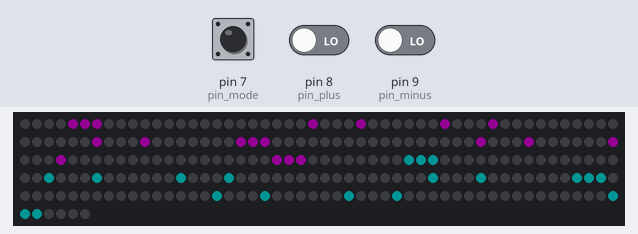
Bench run of a sketch on a simulated Arduino Uno, built with avr-gcc and run on an emulated ATmega328P. On the bench: 256 RGB LEDs in strip order, left to right, continuing on the next row. The test bench sets the inputs (shaded band); at power-on: pin 8 (pin_plus) LOW, pin 9 (pin_minus) LOW, pin 7 (pin_mode) LOW. Dim RGB values are drawn brighter than linear; the local clock reads 2024-03-15 10:24:30 at power-on unless the sketch sets it.

Above: at 2.3 s.
2.4 s: pin 8 (pin_plus) driven HIGH
At 3.7 s:
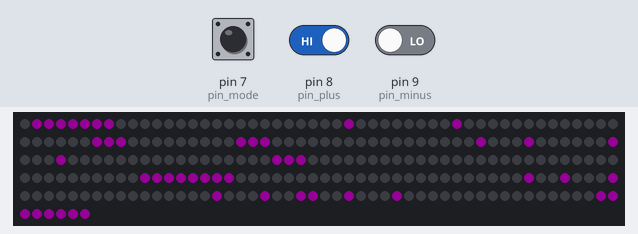
5.8 s: pin 9 (pin_minus) driven HIGH
At 6.3 s:
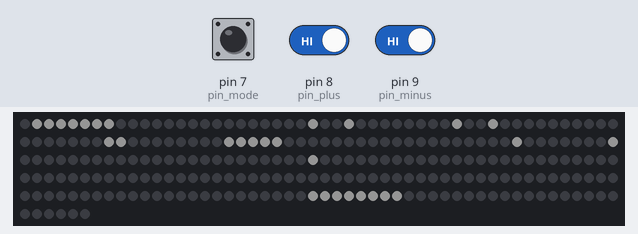
8.4 s: pin 7 (pin_mode) pulled HIGH for 0.95 s
At 10.53 s:
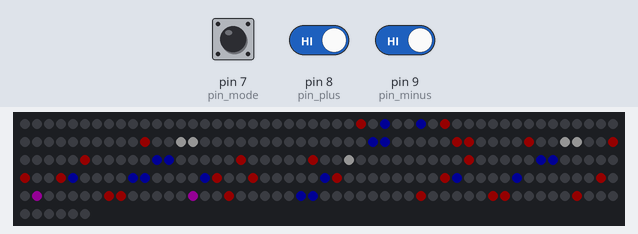
11.9 s: pin 8 (pin_plus) driven LOW
At 13.1 s:
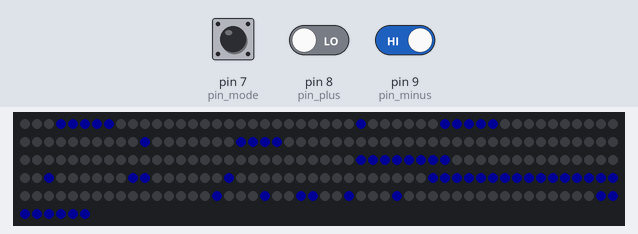
14.2 s: pin 7 (pin_mode) pulled HIGH for 0.95 s
At 17.7 s:
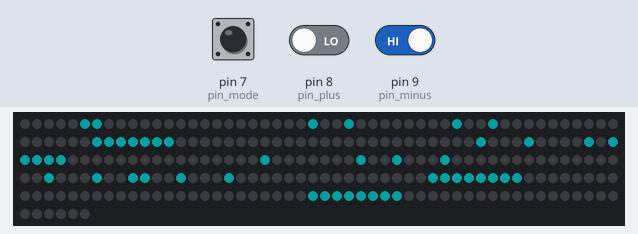
17.8 s: pin 9 (pin_minus) driven LOW
At 19.5 s:
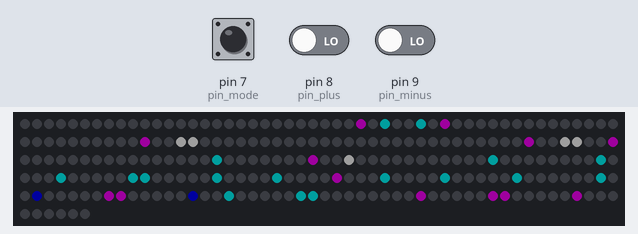
Timing chart, 0 to 21.0 s (numbered marks = the images above; inputs shaded):
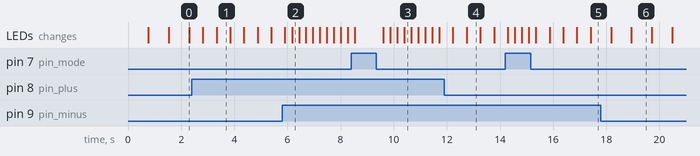

The sketch:

SpanishWordClock.ino
```cpp
/*
 * Eric Yeats
 * Word Clock Birthday Gift for Audrianna
 * February 5, 2019
 *
 * 3D Printed word clock face (Spanish) 'powered' by an individually adressable RGB LED Matrix
 * Time- Color- Displaymode- Adjustable with Buttons, Blackout-Persistent
 *
 * SOFTWARE TODO
 *
 *
 */

#include <Arduino.h>
#include <FastLED.h>
#include <RTClib.h>
#include "resources.h"

const int delaytime = 250;
const uint16_t NUM_LEDS = 256;
const int8_t MAT_PIN = 6;

CRGB leds[NUM_LEDS];

const uint8_t num_bright_levels = 10;
const uint8_t num_color_combinations = 2;

uint8_t cur_sec = 0;
uint8_t cur_min = 0;
uint8_t cur_hour = 0;
uint8_t cur_day = 0;
uint8_t cur_month = 0;
uint8_t cur_bri = 1;
uint8_t cur_color = 0;

enum paint_t {
  none_t,
  time_t,
  date_t,
  both_t,
  spec_t
};

enum mode_t {
  word_disp,
  dig_disp,
  dig_color,
  dig_bright,
  dig_min,
  dig_hour,
  dig_day,
  dig_month
};

const uint8_t days_in_months[12] = {31, 28, 31, 30, 31, 30, 31, 31, 30, 31, 30, 31};

const int pin_mode = 7, pin_plus = 8, pin_minus = 9;

enum mode_t mode = word_disp;
const uint8_t birth_day = 4, birth_month = 1; // February 5

RTC_DS3231 rtc;
const uint16_t default_year = 1997;

int checkInput(const int pinnum) {
  return digitalRead(pinnum) == LOW ? 1 : 0; // if pulled down, button input recvd
}

int condExecAndWait(const int pinnum, void (*f)(void), int delaytime) {
  if (checkInput(pinnum)) {
    f();
    delay(delaytime);
    return 1;
  }
  return 0;
}

void changeMode(void) {
  mode = (mode_t) ((((uint8_t) mode)+1)%8);
}

const uint8_t getMin(void) {
  return cur_min;
}

const uint8_t getHour(void) {
  return cur_hour;
}

const uint8_t getDay(void) {
  return cur_day + 1;
}

const uint8_t getMonth(void) {
  return cur_month + 1;
}

const uint8_t getColor(void) {
  return cur_color;
}

const uint8_t getBri(void) {
  return cur_bri;
}

CRGB getPaint(paint_t intype) {
  uint8_t iy = (cur_bri+1) * 10;
  switch(intype) {
    case time_t:
      return (!cur_color) ? CRGB(iy, 0, iy) : CRGB(iy, 0, 0);
      break;
    case date_t:
      return (!cur_color) ? CRGB(0, iy, iy) : CRGB(0, 0, iy);
      break;
    case both_t:
      return (!cur_color) ? CRGB(0, 0, iy) : CRGB(iy, 0, iy);
      break;
    case spec_t:
      return CRGB(iy, iy, iy);
      break;
    default:
      return CRGB(0,0,0); // none_t
      break; // won't get here
  }
}

void plus(void) {
  DateTime current = rtc.now();
  uint8_t nowsec = current.second();
  uint8_t nowmin = current.minute();
  uint8_t nowhour = current.hour();
  uint8_t nowday = current.day();
  uint8_t nowmonth = current.month();
  switch (mode) {
    case dig_disp: // display hour, min, day, month
      break;
    case dig_min: // increment minute
      nowmin = (nowmin+1)%60;
      break;
    case dig_hour: // display ho
      nowhour = (nowhour+1)%24;
      break;
    case dig_day: // display di
      nowday = (nowday%days_in_months[cur_month])+1;
      break;
    case dig_month: // display me top left, day and month
      nowmonth = (nowmonth%12)+1;
      if (nowday > days_in_months[nowmonth-1]) {
        nowday = days_in_months[nowmonth-1];
      }
      break;
    case dig_color: // display co top left
      cur_color = (getColor()+1)%num_color_combinations;
      break;
    case dig_bright: // display br top left
      if (cur_bri < num_bright_levels - 1) {
        cur_bri = (getBri()+1)%num_bright_levels;
      }
      break;
    default: // word_disp
      break;
  }
  // set new time
  rtc.adjust(DateTime(default_year, nowmonth, nowday, nowhour, nowmin, nowsec));
}

void minus(void) {
  DateTime current = rtc.now();
  uint8_t nowsec = current.second();
  uint8_t nowmin = current.minute();
  uint8_t nowhour = current.hour();
  uint8_t nowday = current.day();
  uint8_t nowmonth = current.month();
  switch (mode) {
    case dig_disp: // display hour, min, day, month
      break;
    case dig_min: // display mi
      if (nowmin == 0) {
        nowmin = 59;
      } else {
        nowmin = (nowmin-1) % 60; // unecessary modulo
      }
      break;
    case dig_hour: // display ho
      if (nowhour == 0) {
        nowhour = 23;
      } else {
        nowhour = (nowhour-1) % 24;
      }
      break;
    case dig_day: // display di
      if (nowday == 1) {
        nowday = days_in_months[cur_month];
      } else {
        nowday = (nowday - 1)%days_in_months[cur_month];
      }
      break;
    case dig_month: // display me top left, day and month
      if (nowmonth == 1) {
        nowmonth = 12;
      } else {
        nowmonth = nowmonth - 1;
      }
      if (nowday > days_in_months[nowmonth-1]) {
        nowday = days_in_months[nowmonth-1];
      }
      break;
    case dig_color: // display co top left
      if (dig_color == 0) {
        cur_color = num_color_combinations-1;
      } else {
        cur_color = (cur_color - 1)%num_color_combinations;
      }
      break;
    case dig_bright: // display br top left
      if (cur_bri > 0) {
        cur_bri = (cur_bri - 1) % num_bright_levels;
      }
      break;
    default: // word_disp
      break;
  }
  rtc.adjust(DateTime(default_year, nowmonth, nowday, nowhour, nowmin, nowsec));
}

// converts row, col format to LED strip format  with 0 based indexing of row and col
// this function depends on how the LED Matrix is oriented
// @param row [0, 15]
// @param col [0, 15]
// @return decoded index of led of interest [0, 255]
uint8_t matrix_decode(uint8_t row, uint8_t col) {
  if (col & 0x01) // odd col
  {
    return (col*16)+(15-row);
  } else { // even col
    return col*16+row;
  }
}

void paint_canvas_dig(uint8_t base_row, uint8_t base_col, uint8_t data_width, const uint8_t data[], paint_t pa) {
  // iterate through data
  for (uint8_t data_row = 0; data_row < 8; ++data_row) {
    for (uint8_t data_col = 0; data_col < data_width; ++data_col) {
      if (bitRead(data[data_row], data_width - data_col - 1)) {
        leds[matrix_decode(base_row + data_row, base_col + data_col)] = getPaint(pa);
      }
    }
  }
}

// animate - specify the layout of the canvas, switching on mode

void animate(void) {
  switch (mode) {
    case dig_disp: // display hour, min, day, month
      paint_canvas_dig(0, 0, 4, dig_maps[getHour()/10], time_t); // paint tens of hour
      paint_canvas_dig(0, 4, 4, dig_maps[getHour()%10], time_t); // paint ones of hour
      paint_canvas_dig(0, 8, 4, dig_maps[getMin()/10], time_t); // paint tens of min
      paint_canvas_dig(0, 12, 4, dig_maps[getMin()%10], time_t); // paint ones of min
      paint_canvas_dig(8, 0, 4, dig_maps[getDay()/10], date_t); // paint tens of day
      paint_canvas_dig(8, 4, 4, dig_maps[getDay()%10], date_t); // paint ones of day
      paint_canvas_dig(8, 8, 8, month_maps[cur_month], date_t); // paint month
      break;
    case dig_min: // display mi
      paint_canvas_dig(0, 0, 8, mi, time_t);
      paint_canvas_dig(0, 8, 4, dig_maps[getMin()/10], time_t); // paint tens of min
      paint_canvas_dig(0, 12, 4, dig_maps[getMin()%10], time_t); // paint ones of min
      break;
    case dig_hour: // display ho
      paint_canvas_dig(0, 0, 8, ho, time_t);
      paint_canvas_dig(0, 8, 4, dig_maps[getHour()/10], time_t); // paint tens of hour
      paint_canvas_dig(0, 12, 4, dig_maps[getHour()%10], time_t); // paint ones of hour
      break;
    case dig_day: // display di
      paint_canvas_dig(0, 0, 8, di, date_t);
      paint_canvas_dig(0, 8, 4, dig_maps[getDay()/10], date_t); // paint tens of day
      paint_canvas_dig(0, 12, 4, dig_maps[getDay()%10], date_t); // paint ones of day
      break;
    case dig_month: // display me top left, day and month
      paint_canvas_dig(0, 0, 8, me, date_t);
      paint_canvas_dig(0, 8, 4, dig_maps[getMonth()/10], date_t); // paint tens of day
      paint_canvas_dig(0, 12, 4, dig_maps[getMonth()%10], date_t); // paint ones of day
      break;
    case dig_color: // display co top left
      paint_canvas_dig(0, 0, 8, co, time_t);
      paint_canvas_dig(0, 8, 8, co, date_t);
      break;
    case dig_bright: // display br top left
      paint_canvas_dig(0, 0, 8, br, spec_t);
      paint_canvas_dig(0, 12, 4, dig_maps[cur_bri], spec_t);
      break;
    default: // word_disp
      display_word();
      break;
  }
}

void paint_canvas_word(uint8_t base_row, uint8_t base_col, uint8_t len, paint_t pa, bool alongCol=false) {
  if (!alongCol) {
    for (uint8_t col = base_col; col < base_col + len; ++col) {
      leds[matrix_decode(base_row, col)] = getPaint(pa);
    }
  } else {
    for (uint8_t row = base_row; row < base_row + len; ++row) {
      leds[matrix_decode(row, base_col)] = getPaint(pa);
    }
  }
}

void display_word(void) {

  uint8_t disp_hour = cur_hour;
  if (cur_min >= 45) {
    ++disp_hour; // will be using 'menos'
    if (disp_hour == 24) {
      disp_hour = 0; // handle edge case
    }
  }

  // check for special message time
  if (cur_hour == rand_hours[cur_day] && cur_min == rand_minutes[cur_day]) {
    paint_canvas_word(0, 8, 1, time_t); // e
    paint_canvas_word(0, 12, 1, time_t); // r
    paint_canvas_word(0, 15, 1, time_t); // e
    paint_canvas_word(6, 14, 1, time_t); // s
    paint_canvas_word(7, 4, 1, date_t); // l
    paint_canvas_word(8, 4, 1, date_t); // i
    paint_canvas_word(9, 11, 1, date_t); // n
    paint_canvas_word(12, 5, 1, date_t); // d
    paint_canvas_word(14, 9, 1, date_t); // a // i should change this to guapa --> will do
    return;
  }
  // paint canvas with WORDS
  // switch on second for lighting up either hola or audri
  switch (cur_sec%2) {
    case 1:
      paint_canvas_word(0, 0, 4, spec_t);
      break;
     default:
      paint_canvas_word(0, 3, 5, spec_t);
      break;
  }
  // switch on hour for lighting up es la una or son las ?getHour and for 'de la manana, de la tarde, de la noche
  if (disp_hour%12 == 1) {
    paint_canvas_word(1, 3, 2, time_t); // ES
    paint_canvas_word(2, 8, 2, time_t); // LA
  } else {
    paint_canvas_word(3, 1, 3, time_t); // SON
    paint_canvas_word(3, 5, 3, time_t); // LAS
  }
  switch(disp_hour%12) {
    case 0:
      paint_canvas_word(8, 0, 4, time_t); // DOCE
      break;
    case 1:
      paint_canvas_word(4, 12, 3, time_t); // UNA
      break;
    case 2:
      paint_canvas_word(5, 12, 3, time_t); // DOS
      break;
    case 3:
      paint_canvas_word(5, 5, 4, time_t); // TRES
      break;
    case 4:
      paint_canvas_word(4, 1, 6, time_t); // CUATRO
      break;
    case 5:
      paint_canvas_word(4, 7, 5, time_t); // CINCO
      break;
    case 6:
      paint_canvas_word(5, 1, 4, time_t); // SEIS
      break;
    case 7:
      paint_canvas_word(6, 0, 5, time_t); // SIETE
      break;
    case 8:
      paint_canvas_word(6, 5, 4, time_t); // OCHO
      break;
    case 9:
      paint_canvas_word(6, 9, 5, time_t); // NUEVE
      break;
    case 10:
      paint_canvas_word(7, 0, 4, time_t); // DIEZ
      break;
    case 11:
      paint_canvas_word(7, 5, 4, time_t); // ONCE
      break;
    default:
      break;
  }
  // de la
  paint_canvas_word(9, 12, 2, both_t); // DE
  paint_canvas_word(9, 14, 2, time_t); // LA
  if (disp_hour < 12) {
    paint_canvas_word(14, 10, 6, time_t); // MANANA
  } else if (disp_hour < 18) {
    paint_canvas_word(12, 0, 5, time_t); // TARDE
  } else {
    paint_canvas_word(15, 11, 5, time_t); // NOCHE
  }
  // switch on minute_state for 'y cuarto/media or menos cuarto' -- SEE de la tarde/noche/manana
  if (cur_min >= 45) {
    // MENOS CUARTO
    paint_canvas_word(8, 6, 5, time_t); // MENOS
    paint_canvas_word(9, 5, 6, time_t); // CUARTO
  } else if (cur_min >= 30) {
    paint_canvas_word(8, 5, 1, time_t); // Y
    paint_canvas_word(9, 0, 5, time_t); // MEDIA
  } else if (cur_min >= 15) {
    paint_canvas_word(8, 5, 1, time_t); // Y
    paint_canvas_word(9, 5, 6, time_t); // CUARTO
  }
  // switch on day for hoy es el ?dia
  paint_canvas_word(0, 9, 3, date_t); // HOY
  paint_canvas_word(0, 13, 2, date_t); // ES
  paint_canvas_word(1, 1, 2, date_t); // EL
  paint_t shared = (cur_day == disp_hour%12) ? both_t : date_t;
  if ((getDay() >= 10 && getDay() <= 15) || getDay() == 20) {
    switch (getDay()) {
      case 10:
        paint_canvas_word(7, 0, 4, shared); // DIEZ
        break;
      case 11:
        paint_canvas_word(7, 5, 4, shared); // ONCE
        break;
      case 12:
        paint_canvas_word(8, 0, 4, shared); // DOCE
        break;
      case 13:
        paint_canvas_word(8, 11, 5, date_t); // TRECE
        break;
      case 14:
        paint_canvas_word(3, 8, 7, date_t); // CATORCE
        break;
      case 15:
        paint_canvas_word(7, 9, 6, date_t); // QUINCE
        break;
      case 20:
        paint_canvas_word(2, 10, 6, date_t);
        break;
      default:
        break;
    }
  } else {
    switch (getDay()/10) {
      case 1: // DIECI
        paint_canvas_word(1, 5, 5, date_t); // DIECI
        break;
      case 2: // VEINTI
        paint_canvas_word(1, 10, 6, date_t); // VEINTI
        break;
      case 3: // TREINTA // do some logic for 'Y'
        paint_canvas_word(2, 1, 7, date_t); // TREINTA
        if (getDay() == 31) {
          paint_canvas_word(3, 4, 1, date_t); // Y
        }
        break;
      default:
        break;
    }
    switch (getDay()%10) {
      case 1:
        paint_canvas_word(5, 9, 3, date_t); // UNO
        break;
      case 2:
        paint_canvas_word(5, 12, 3, shared); // DOS
        break;
      case 3:
        paint_canvas_word(5, 5, 4, shared); // TRES
        break;
      case 4:
        paint_canvas_word(4, 1, 6, shared); // CUATRO
        break;
      case 5:
        paint_canvas_word(4, 7, 5, shared); // CINCO
        break;
      case 6:
        paint_canvas_word(5, 1, 4, shared); // SEIS
        break;
      case 7:
        paint_canvas_word(6, 0, 5, shared); // SIETE
        break;
      case 8:
        paint_canvas_word(6, 5, 4, shared); // OCHO
        break;
      case 9:
        paint_canvas_word(6, 9, 5, shared); // NUEVE
        break;
    default:
        break;
    }
  }

  // switch on month for de ?mes
  switch(cur_month) {
    case 0:
      paint_canvas_word(10, 0, 5, date_t); // ENERO
      break;
    case 1:
      paint_canvas_word(11, 0, 7, date_t); // FEBRERO
      break;
    case 2:
      paint_canvas_word(11, 7, 5, date_t); // MARZO
      break;
    case 3:
      paint_canvas_word(10, 5, 5, date_t); // ABRIL
      break;
    case 4:
      paint_canvas_word(11, 12, 4, date_t); // MAYO
      break;
    case 5:
      paint_canvas_word(10, 10, 5, date_t); // JUNIO
      break;
    case 6:
      paint_canvas_word(15, 0, 5, date_t); // JULIO
      break;
    case 7:
      paint_canvas_word(13, 0, 6, date_t); // AGOSTO
      break;
    case 8:
      paint_canvas_word(13, 6, 10, date_t); // SEPTIEMBRE
      break;
    case 9:
      paint_canvas_word(15, 4, 7, date_t); // OCTUBRE
      break;
    case 10:
      paint_canvas_word(14, 0, 9, date_t); // NOVIEMBRE
      break;
    case 11:
      paint_canvas_word(12, 6, 9, date_t); // DECIEMBRE
      break;
    default:
      break;
  }

  // birthday!!
  if (cur_month == birth_month && cur_day == birth_day) {
    paint_canvas_word(1, 0, 5, spec_t, true); // FELIZ
    paint_canvas_word(3, 15, 10, spec_t, true); // CUMPLEANOS
  }
}

void setup() {
  // set up matrix with 256 LEDS on pin 6; GRB layout and 800kHz
  FastLED.addLeds<NEOPIXEL, MAT_PIN>(leds, NUM_LEDS);
  pinMode(pin_mode, INPUT);
  pinMode(pin_plus, INPUT);
  pinMode(pin_minus, INPUT);

  if (!rtc.begin()) {
    paint_canvas_word(0, 3, 5, spec_t); // AUDRI
    FastLED.show();
    while(1);
  }
  if (rtc.lostPower()) {
    rtc.adjust(DateTime(default_year, cur_month+1, cur_day+1, cur_hour, cur_min, 0));
  }

}

void loop() {
  // update time
  DateTime nowtime = rtc.now();
  cur_month = nowtime.month() - 1;
  cur_day = nowtime.day() - 1;
  cur_hour = nowtime.hour();
  cur_min = nowtime.minute();
  cur_sec = nowtime.second();

  // check if button is pressed
  condExecAndWait(pin_mode, changeMode, delaytime);
  condExecAndWait(pin_plus, plus, delaytime);
  condExecAndWait(pin_minus, minus, delaytime);

  // clear canvas
  for (uint16_t i = 0; i < NUM_LEDS; ++i) {
    leds[i] = getPaint(none_t);
  }

  // draw on canvas
  animate();

  // show canvas
  FastLED.show();
}
```

Source omitted: resources.h (3454 bytes)

Measured:
- what the display in image 0 shows lasts 0.8 s, from 1.5 s to 2.3 s
- what the display in image 1 shows lasts 0.5 s, from 3.3 s to 3.8 s
